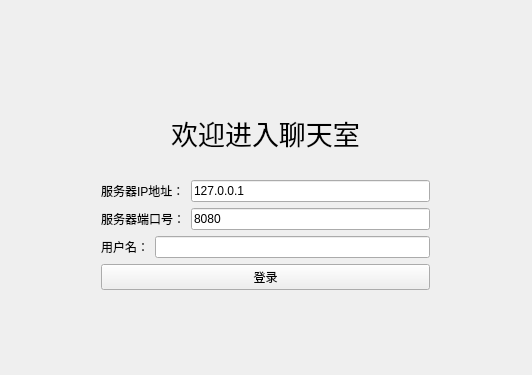
<?xml version="1.0" encoding="UTF-8"?>
<ui version="4.0">
 <class>Login</class>
 <widget class="QWidget" name="Login">
  <property name="geometry">
   <rect>
    <x>0</x>
    <y>0</y>
    <width>532</width>
    <height>375</height>
   </rect>
  </property>
  <property name="windowTitle">
   <string>登录聊天室</string>
  </property>
  <widget class="QWidget" name="layoutWidget">
   <property name="geometry">
    <rect>
     <x>90</x>
     <y>80</y>
     <width>351</width>
     <height>221</height>
    </rect>
   </property>
   <layout class="QVBoxLayout" name="verticalLayout">
    <item>
     <widget class="QLabel" name="label_2">
      <property name="font">
       <font>
        <family>Niagara Engraved</family>
        <pointsize>20</pointsize>
       </font>
      </property>
      <property name="text">
       <string>欢迎进入聊天室</string>
      </property>
      <property name="alignment">
       <set>Qt::AlignCenter</set>
      </property>
     </widget>
    </item>
    <item>
     <layout class="QHBoxLayout" name="horizontalLayout">
      <item>
       <widget class="QLabel" name="label_3">
        <property name="text">
         <string>服务器IP地址：</string>
        </property>
       </widget>
      </item>
      <item>
       <widget class="QLineEdit" name="lineEdit_ip">
        <property name="text">
         <string>127.0.0.1</string>
        </property>
       </widget>
      </item>
     </layout>
    </item>
    <item>
     <layout class="QHBoxLayout" name="horizontalLayout_2">
      <item>
       <widget class="QLabel" name="label_4">
        <property name="text">
         <string>服务器端口号：</string>
        </property>
       </widget>
      </item>
      <item>
       <widget class="QLineEdit" name="lineEdit_port">
        <property name="text">
         <string>8080</string>
        </property>
       </widget>
      </item>
     </layout>
    </item>
    <item>
     <layout class="QHBoxLayout" name="horizontalLayout_3">
      <item>
       <widget class="QLabel" name="label">
        <property name="text">
         <string>用户名：</string>
        </property>
       </widget>
      </item>
      <item>
       <widget class="QLineEdit" name="lineEdit_username"/>
      </item>
     </layout>
    </item>
    <item>
     <widget class="QPushButton" name="pushButton_login">
      <property name="text">
       <string>登录</string>
      </property>
     </widget>
    </item>
   </layout>
  </widget>
 </widget>
 <layoutdefault spacing="6" margin="11"/>
 <resources/>
 <connections/>
</ui>
